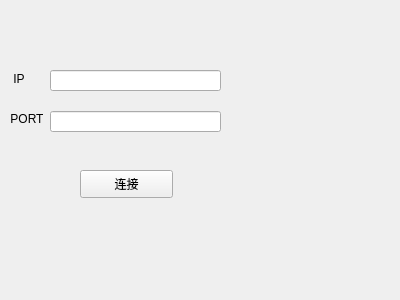
<?xml version="1.0" encoding="UTF-8"?>
<ui version="4.0">
 <class>WidgetConnect</class>
 <widget class="QWidget" name="WidgetConnect">
  <property name="geometry">
   <rect>
    <x>0</x>
    <y>0</y>
    <width>400</width>
    <height>300</height>
   </rect>
  </property>
  <property name="windowTitle">
   <string>WidgetConnect</string>
  </property>
  <widget class="QLineEdit" name="lineIP">
   <property name="geometry">
    <rect>
     <x>50</x>
     <y>70</y>
     <width>171</width>
     <height>21</height>
    </rect>
   </property>
  </widget>
  <widget class="QLineEdit" name="linePort">
   <property name="geometry">
    <rect>
     <x>50</x>
     <y>111</y>
     <width>171</width>
     <height>21</height>
    </rect>
   </property>
  </widget>
  <widget class="QLabel" name="label">
   <property name="geometry">
    <rect>
     <x>11</x>
     <y>71</y>
     <width>16</width>
     <height>16</height>
    </rect>
   </property>
   <property name="text">
    <string>IP</string>
   </property>
   <property name="alignment">
    <set>Qt::AlignCenter</set>
   </property>
  </widget>
  <widget class="QLabel" name="label_2">
   <property name="geometry">
    <rect>
     <x>11</x>
     <y>111</y>
     <width>32</width>
     <height>16</height>
    </rect>
   </property>
   <property name="text">
    <string>PORT</string>
   </property>
   <property name="alignment">
    <set>Qt::AlignCenter</set>
   </property>
  </widget>
  <widget class="QPushButton" name="BtnConnect">
   <property name="geometry">
    <rect>
     <x>80</x>
     <y>170</y>
     <width>93</width>
     <height>28</height>
    </rect>
   </property>
   <property name="text">
    <string>连接</string>
   </property>
  </widget>
 </widget>
 <layoutdefault spacing="6" margin="11"/>
 <resources/>
 <connections/>
</ui>
